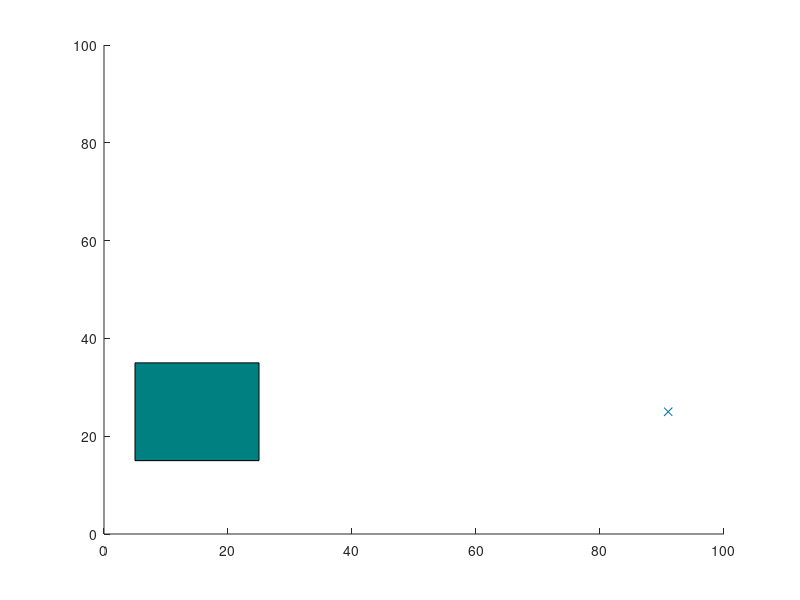

The MATLAB source for this figure: (Note: this script raises an error after producing the figure.)
% RRT* algorithm in 2D with collision avoidance.
% 
% Author: Sai Vemprala
% 
% nodes:    Contains list of all explored nodes. Each node contains its
%           coordinates, cost to reach and its parent.
% 
% Brief description of algorithm: 
% 1. Pick a random node q_rand.
% 2. Find the closest node q_near from explored nodes to branch out from, towards
%    q_rand.
% 3. Steer from q_near towards q_rand: interpolate if node is too far away, reach
%    q_new. Check that obstacle is not hit.
% 4. Update cost of reaching q_new from q_near, treat it as Cmin. For now,
%    q_near acts as the parent node of q_new.
% 5. From the list of 'visited' nodes, check for nearest neighbors with a 
%    given radius, insert in a list q_nearest.
% 6. In all members of q_nearest, check if q_new can be reached from a
%    different parent node with cost lower than Cmin, and without colliding
%    with the obstacle. Select the node that results in the least cost and 
%    update the parent of q_new.
% 7. Add q_new to node list.
% 8. Continue until maximum number of nodes is reached or goal is hit.

clearvars
close all

x_max = 100;
y_max = 100;
obstacle = [5,15,20,20];
EPS = 10;
numNodes = 50;        

q_start.coord = [0 0];
q_start.cost = 0;
q_start.parent = 0;
q_goal.coord = [50 50];
q_goal.cost = 0;

nodes(1) = q_start;
figure(1)
axis([0 x_max 0 y_max])
rectangle('Position',obstacle,'FaceColor',[0 .5 .5])
hold on

for i = 1:1:numNodes
    % Sample a random point
    q_rand = [floor(rand(1)*x_max) floor(rand(1)*y_max)];
    % Plot it as an X
    plot(q_rand(1), q_rand(2), 'x', 'Color',  [0 0.4470 0.7410])
    
    % Break if goal node is already reached
    for j = 1:1:length(nodes)
        if nodes(j).coord == q_goal.coord
            break
        end
    end
    
    % Pick the closest node from existing list to branch out from
    ndist = [];
    for j = 1:1:length(nodes)
        n = nodes(j);
        tmp = dist(n.coord, q_rand);
        ndist = [ndist tmp];
    end
    [val, idx] = min(ndist);
    q_near = nodes(idx);
    
    % Steer towards the random by step size EPS
    q_new.coord = steer(q_rand, q_near.coord, val, EPS);
    % If no obstacle, draw and calculate the cost
    if noCollision(q_rand, q_near.coord, obstacle)
        line([q_near.coord(1), q_new.coord(1)], [q_near.coord(2), q_new.coord(2)], 'Color', 'k', 'LineWidth', 2);
        drawnow
        hold on
        q_new.cost = dist(q_new.coord, q_near.coord) + q_near.cost;
        
        % Within a radius of r, find all existing nodes
        q_nearest = [];
        r = 60;
        neighbor_count = 1;
        for j = 1:1:length(nodes)
            if noCollision(nodes(j).coord, q_new.coord, obstacle) && dist(nodes(j).coord, q_new.coord) <= r
                q_nearest(neighbor_count).coord = nodes(j).coord;
                q_nearest(neighbor_count).cost = nodes(j).cost;
                neighbor_count = neighbor_count+1;
            end
        end
        
        % Initialize cost to currently known value
        q_min = q_near;
        C_min = q_new.cost;
        
        % Iterate through all nearest neighbors to find alternate lower
        % cost paths
        
        for k = 1:1:length(q_nearest)
            if noCollision(q_nearest(k).coord, q_new.coord, obstacle) && q_nearest(k).cost + dist(q_nearest(k).coord, q_new.coord) < C_min
                q_min = q_nearest(k);
                C_min = q_nearest(k).cost + dist(q_nearest(k).coord, q_new.coord);
                line([q_min.coord(1), q_new.coord(1)], [q_min.coord(2), q_new.coord(2)], 'Color', 'g');                
                hold on
            end
        end
        
        % Update parent to least cost-from node
        for j = 1:1:length(nodes)
            if nodes(j).coord == q_min.coord
                q_new.parent = j;
            end
        end
        
        % Append to nodes
        nodes = [nodes q_new];
    end
end

D = [];
for j = 1:1:length(nodes)
    tmpdist = dist(nodes(j).coord, q_goal.coord);
    D = [D tmpdist];
end

% Search backwards from goal to start to find the optimal least cost path
[val, idx] = min(D);
q_final = nodes(idx);
q_goal.parent = idx;
q_end = q_goal;
nodes = [nodes q_goal];
path_x = q_end.coord(1);
path_y = q_end.coord(2);
i = 2;
while q_end.parent ~= 0
    start = q_end.parent;
    i = i+1;
    line([q_end.coord(1), nodes(start).coord(1)], [q_end.coord(2), nodes(start).coord(2)], 'Color', 'r', 'LineWidth', 2);
    hold on
    q_end = nodes(start);
end

